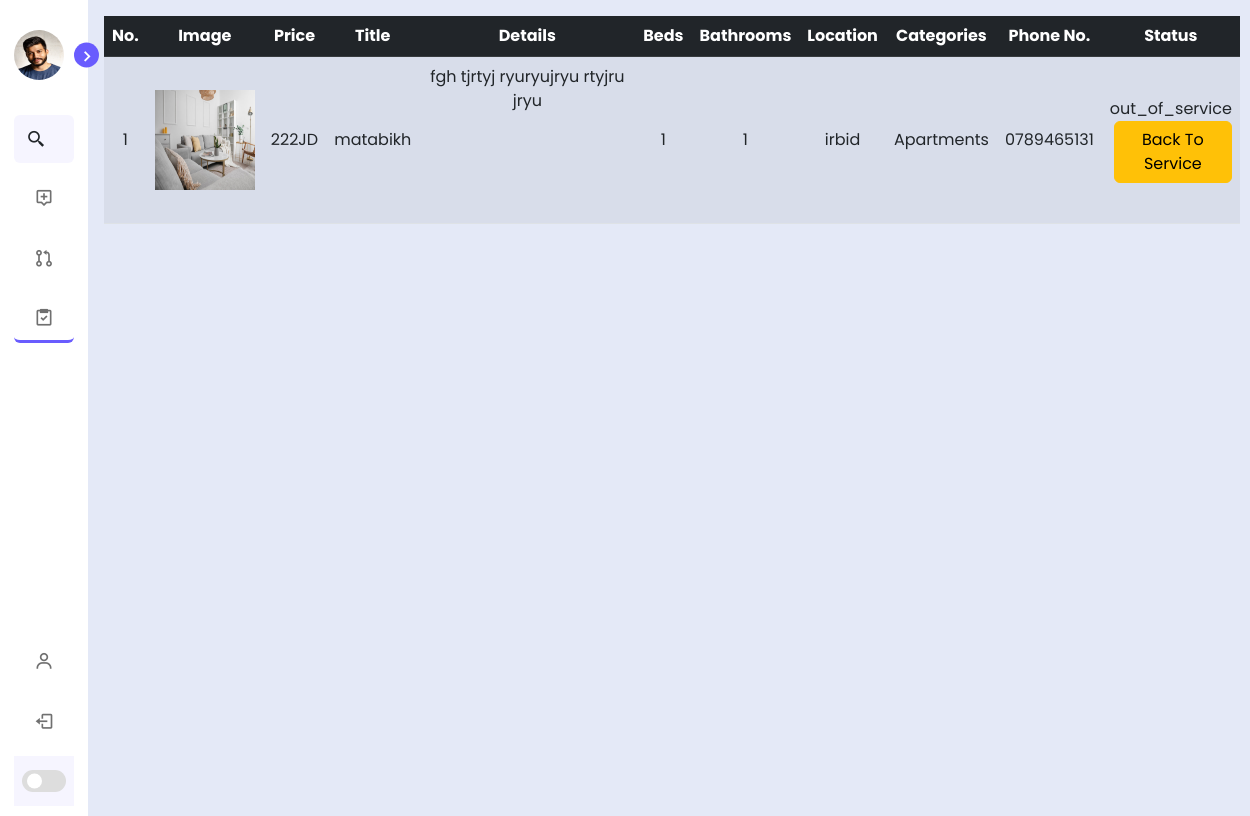
Screenshot of /Admin/services.php (signed in) with the database file from the repository.
### tables this page shows
CREATE TABLE `user_services` (
  `id` int(255) NOT NULL,
  `image` varchar(255) NOT NULL,
  `price` varchar(255) NOT NULL,
  `title` varchar(255) NOT NULL,
  `details` text NOT NULL,
  `number_of_beds` tinyint(20) NOT NULL,
  `number_of_bathrooms` tinyint(20) NOT NULL,
  `city` varchar(255) NOT NULL,
  `categories` varchar(255) NOT NULL,
  `fname` varchar(255) NOT NULL,
  `lname` varchar(255) NOT NULL,
  `email` varchar(255) NOT NULL,
  `phone_number` varchar(255) NOT NULL,
  `cat_id` int(11) NOT NULL,
  `status` varchar(50) NOT NULL DEFAULT 'pending'
);

### Admin/services.php (the view, shortened to what this page needs)
<?php
include "sidebar.php";
?>
<section id="sec" class="home mt-3 px-3">
    <table class="table table-striped text-center align-middle">
        <thead class="table-dark">
            <tr>
                <th scope="col">No.</th>
                <th scope="col">Image</th>
                <th scope="col">Price</th>
                <th scope="col">Title</th>
                <th scope="col">Details</th>
                <th scope="col">Beds</th>
                <th scope="col">Bathrooms</th>
                <th scope="col">Location</th>
                <th scope="col">Categories</th>
                <th scope="col">Phone No.</th>
                <th scope="col">Status</th>
            </tr>
        </thead>
        <tbody id="content" class="">
            <?php
            if ($_SESSION['user']['user_type'] === 's_provider') {
                $rows = mysqli_query($conn, "SELECT * FROM user_services WHERE email ='" . $_SESSION['user']['email'] . "' ORDER BY id ASC");
            } else {
                $rows = mysqli_query($conn, "SELECT * FROM user_services ORDER BY id ASC");
            }
            $sr = 1;
            foreach ($rows as $row) : ?>
                <tr>
                    <td><?php echo $sr++ ?></td>
                    <td><img style="width:100px;height:100px" src="../layout/images/<?php echo $row['image']; ?>"></td>
                    <td><?php echo $row['price']; ?>JD</td>
                    <td><?php echo $row['title']; ?></td>
                    <td>
                        <div class="overflow-auto text-wrap" style="width:200px;height:150px">
                            <?php echo $row['details']; ?>
                        </div>
                    </td>
                    <td><?php echo $row['number_of_beds']; ?></td>
                    <td><?php echo $row['number_of_bathrooms']; ?></td>
                    <td><?php echo $row['city']; ?></td>
                    <td><?php echo $row['categories']; ?></td>
                    <td><?php echo $row['phone_number']; ?></td>
                    <?php if ($_SESSION['user']['user_type'] === 'admin') { ?>
                        <td>
                            <?php
                            echo $row['status'];
                            if ($row['status'] === 'in_service' || $row['status'] === 'out_of_service') { ?>
                                <form action="../processes/_remove.php" method="POST" class="ms-3 mt-3">
                                    <button name="deleteService" class="btn btn-danger mb-2 ms-2">Delete</button>
                                    <input type="hidden" name="deleteServiceId" value="<?php echo $row['id']; ?>">
                                    <input type="hidden" name="serviceImage" value="<?php echo $row['image']; ?>">
                                </form>
                            <?php } else { ?>
                                <div class="d-flex justify-content-center align-items-center">
                                    <form action="../processes/_remove.php" method="POST" class="ms-1">
                                        <button name="deleteService" class="btn btn-danger">Reject</button>
                                        <input type="hidden" name="deleteServiceId" value="<?php echo $row['id']; ?>">
                                        <input type="hidden" name="serviceImage" value="<?php echo $row['image']; ?>">
                                    </form>
                                    <form action="../processes/_serviceStatus.php" method="POST" class="ms-1">
                                        <button name="activeService" class="btn btn-primary">Approval</button>
                                        <input type="hidden" name="activeServiceId" value="<?php echo $row['id']; ?>">
                                    </form>
                                </div>
                            <?php } ?>
                        </td>
                    <?php } else { ?>
                        <td>
                            <?php
                            echo $row['status'];
                            if ($row['status'] === 'in_service') {
                            ?>
                                <form action="../processes/_serviceStatus.php" method="POST" class="ms-1">
                                    <button name="outOfService" class="btn btn-warning">Out Of Service</button>
                                    <input type="hidden" name="outOfServiceId" value="<?php echo $row['id']; ?>">
                                </form>
                            <?php } else if ($row['status'] === 'out_of_service') { ?>
                                <form action="../processes/_serviceStatus.php" method="POST" class="ms-1">
                                    <button name="inService" class="btn btn-warning">Back To Service</button>
                                </form>
                        </td>
                </tr>
    <?php }
                        }
                    endforeach; ?>
        </tbody>
    </table>
</section>
<?php include_once 'footer.php' ?>

### Admin/layout/css/style.css (style rules this page uses)
* { box-sizing: border-box; font-family: "Poppins", sans-serif; scroll-behavior: smooth; scroll-padding-top: 3rem; list-style: none; text-decoration: none; padding: 0; margin: 0; }
:root { --body-color: #e4e9f7; --sidebar-color: #fff; --primary-color: #695cfe; --primary-color-light: #f6f5ff; --toggle-color: #ddd; --text-color: #707070; }
body { height: 100vh; background: var(--body-color); transition: all 0.5s ease; }
.home { position: relative; left: 250px; height: 100vh; width: calc(100% - 250px); background: var(--body-color); transition: all 0.4s ease; }
.sidebar.close ~ .home { left: 88px; width: calc(100% - 88px); }

### rows the page displays
user_services: image (picture), price "222", title "matabikh", details "fgh tjrtyj ryuryujryu rtyjru jryu", number_of_beds "1", number_of_bathrooms "1", city "irbid", categories "Apartments", phone_number "0789465131", status "out_of_service"
